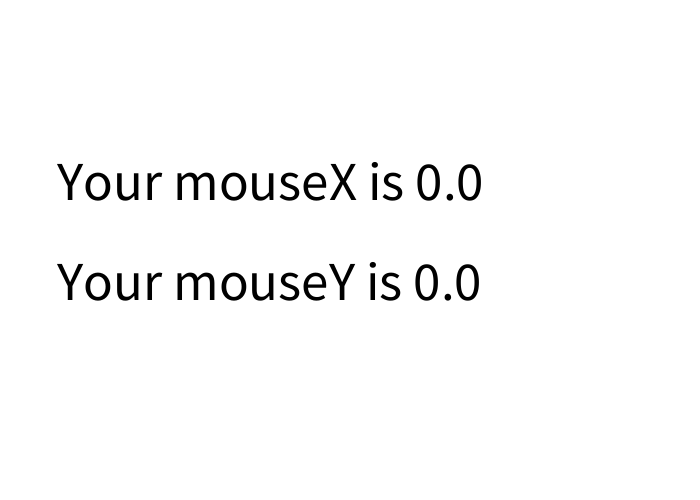
Frame 1 (no input)
Frame 60 (the mouse pressed at the canvas centre just before this capture): identical to frame 1, image omitted
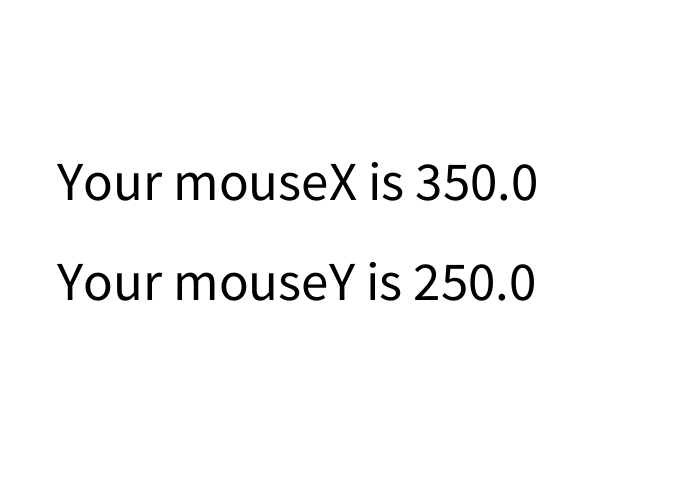
Frame 120 (the mouse held since frame 60 and released just before this capture)

The Processing sketch that drew these frames (run headless with seeded random() and noise(); from frame 60 on, the mouse is pressed at the canvas centre):

// Processing sketch: processing_113796
// ── processing_113796.pde

void setup(){
  size(700,500);
}
void draw(){
  background(255);
  fill(0);
  float x =mouseX;
  float y = mouseY;
  textSize(55);
text(" Your mouseX is " + x, width/15, height/2-50);
text( " Your mouseY is " + y,width/15 , height/2 +50);
}
  
